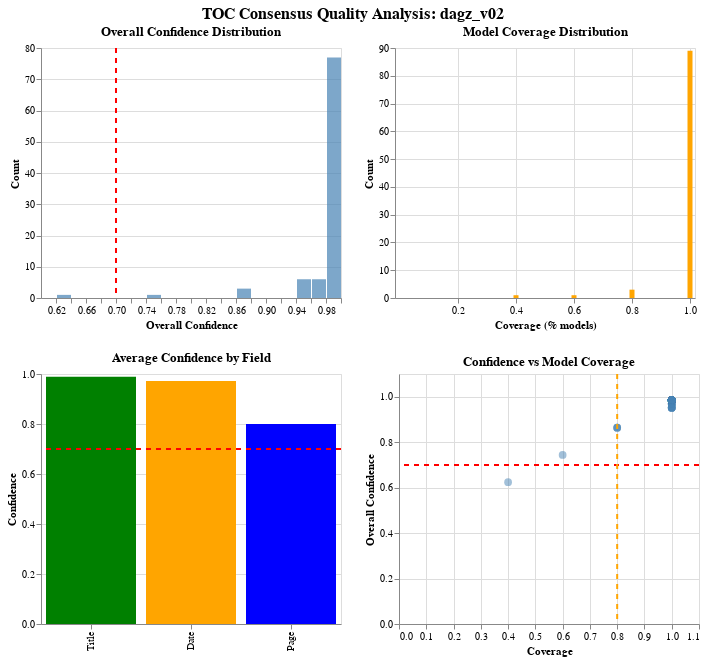

Notebook code for this chart:
### Code cell
import altair as alt
import pandas as pd

# Enable better rendering for large datasets
alt.data_transformers.enable('default', max_rows=None)

# 1. Overall Confidence Distribution (Histogram)
conf_hist = alt.Chart(df).mark_bar(opacity=0.7, color='steelblue').encode(
    x=alt.X('conf_overall:Q', bin=alt.Bin(maxbins=20), title='Overall Confidence'),
    y=alt.Y('count()', title='Count')
).properties(
    width=300,
    height=250,
    title='Overall Confidence Distribution'
)

# Add threshold line
threshold_line = alt.Chart(pd.DataFrame({'threshold': [0.7]})).mark_rule(
    color='red',
    strokeDash=[5, 5],
    size=2
).encode(
    x='threshold:Q'
)

conf_with_threshold = conf_hist + threshold_line

# 2. Coverage Distribution (Bar Chart)
coverage_counts = df['coverage'].value_counts().reset_index()
coverage_counts.columns = ['coverage', 'count']

coverage_bar = alt.Chart(coverage_counts).mark_bar(color='orange').encode(
    x=alt.X('coverage:Q', title='Coverage (% models)', 
            scale=alt.Scale(domain=[0, 1]),
            axis=alt.Axis(values=[0.2, 0.4, 0.6, 0.8, 1.0])),
    y=alt.Y('count:Q', title='Count')
).properties(
    width=300,
    height=250,
    title='Model Coverage Distribution'
)

# 3. Field-Specific Confidence Comparison (Bar Chart)
field_confs = pd.DataFrame({
    'field': ['Title', 'Date', 'Page'],
    'confidence': [
        df['conf_title'].mean(),
        df['conf_date'].mean(),
        df['conf_page'].mean()
    ],
    'color': ['green', 'orange', 'blue']
})

field_bar = alt.Chart(field_confs).mark_bar().encode(
    x=alt.X('field:N', title=None, sort=['Title', 'Date', 'Page']),
    y=alt.Y('confidence:Q', title='Confidence', scale=alt.Scale(domain=[0, 1])),
    color=alt.Color('field:N', scale=alt.Scale(
        domain=['Title', 'Date', 'Page'],
        range=['green', 'orange', 'blue']
    ), legend=None)
).properties(
    width=300,
    height=250,
    title='Average Confidence by Field'
)

# Add threshold line
field_threshold = alt.Chart(pd.DataFrame({'threshold': [0.7]})).mark_rule(
    color='red',
    strokeDash=[5, 5],
    size=2
).encode(
    y='threshold:Q'
)

field_with_threshold = field_bar + field_threshold

# 4. Confidence vs Coverage Scatter
scatter = alt.Chart(df).mark_circle(size=60, opacity=0.5, color='steelblue').encode(
    x=alt.X('coverage:Q', title='Coverage', scale=alt.Scale(domain=[0, 1.05])),
    y=alt.Y('conf_overall:Q', title='Overall Confidence', scale=alt.Scale(domain=[0, 1.05])),
    tooltip=[
        alt.Tooltip('title:N', title='Title'),
        alt.Tooltip('coverage:Q', format='.2f'),
        alt.Tooltip('conf_overall:Q', format='.3f'),
        alt.Tooltip('page:N')
    ]
).properties(
    width=300,
    height=250,
    title='Confidence vs Model Coverage'
)

# Add reference lines
h_line = alt.Chart(pd.DataFrame({'y': [0.7]})).mark_rule(
    color='red',
    strokeDash=[5, 5],
    size=2
).encode(y='y:Q')

v_line = alt.Chart(pd.DataFrame({'x': [0.8]})).mark_rule(
    color='orange',
    strokeDash=[5, 5],
    size=2
).encode(x='x:Q')

scatter_with_lines = scatter + h_line + v_line

# Combine all charts in a 2x2 grid
chart = alt.vconcat(
    alt.hconcat(conf_with_threshold, coverage_bar),
    alt.hconcat(field_with_threshold, scatter_with_lines)
).resolve_scale(
    color='independent'
).properties(
    title=alt.TitleParams(
        text=f'TOC Consensus Quality Analysis: {citekey}',
        fontSize=16,
        anchor='middle'
    )
)

chart

### Figure 1 — Vega-Lite specification as saved in the notebook (floating-point values rounded to 4 significant figures)
{"config": {"view": {"continuousWidth": 300, "continuousHeight": 300}}, "vconcat": [{"hconcat": [{"layer": [{"data": {"name": "data-46a7976c52523038a27a4b62e2d0f9e4"}, "mark": {"type": "bar", "color": "steelblue", "opacity": 0.7}, "encoding": {"x": {"bin": {"maxbins": 20}, "field": "conf_overall", "title": "Overall Confidence", "type": "quantitative"}, "y": {"aggregate": "count", "title": "Count", "type": "quantitative"}}, "title": "Overall Confidence Distribution"}, {"data": {"name": "data-a15f941bd791bcbcd41c3431501f7baf"}, "mark": {"type": "rule", "color": "red", "size": 2, "strokeDash": [5, 5]}, "encoding": {"x": {"field": "threshold", "type": "quantitative"}}}], "height": 250, "width": 300}, {"data": {"name": "data-fbeb4c6848a59697c688012163b9370c"}, "mark": {"type": "bar", "color": "orange"}, "encoding": {"x": {"axis": {"values": [0.2, 0.4, 0.6, 0.8, 1.0]}, "field": "coverage", "scale": {"domain": [0, 1]}, "title": "Coverage (% models)", "type": "quantitative"}, "y": {"field": "count", "title": "Count", "type": "quantitative"}}, "height": 250, "title": "Model Coverage Distribution", "width": 300}]}, {"hconcat": [{"layer": [{"data": {"name": "data-0936b41c4bfe71ed9fc6a459e8534af8"}, "mark": {"type": "bar"}, "encoding": {"color": {"field": "field", "legend": null, "scale": {"domain": ["Title", "Date", "Page"], "range": ["green", "orange", "blue"]}, "type": "nominal"}, "x": {"field": "field", "sort": ["Title", "Date", "Page"], "title": null, "type": "nominal"}, "y": {"field": "confidence", "scale": {"domain": [0, 1]}, "title": "Confidence", "type": "quantitative"}}, "title": "Average Confidence by Field"}, {"data": {"name": "data-a15f941bd791bcbcd41c3431501f7baf"}, "mark": {"type": "rule", "color": "red", "size": 2, "strokeDash": [5, 5]}, "encoding": {"y": {"field": "threshold", "type": "quantitative"}}}], "height": 250, "width": 300}, {"layer": [{"data": {"name": "data-46a7976c52523038a27a4b62e2d0f9e4"}, "mark": {"type": "circle", "color": "steelblue", "opacity": 0.5, "size": 60}, "encoding": {"tooltip": [{"field": "title", "title": "Title", "type": "nominal"}, {"field": "coverage", "format": ".2f", "type": "quantitative"}, {"field": "conf_overall", "format": ".3f", "type": "quantitative"}, {"field": "page", "type": "nominal"}], "x": {"field": "coverage", "scale": {"domain": [0, 1.05]}, "title": "Coverage", "type": "quantitative"}, "y": {"field": "conf_overall", "scale": {"domain": [0, 1.05]}, "title": "Overall Confidence", "type": "quantitative"}}, "title": "Confidence vs Model Coverage"}, {"data": {"name": "data-d8c2e797ac95ec09589de94b8b708b80"}, "mark": {"type": "rule", "color": "red", "size": 2, "strokeDash": [5, 5]}, "encoding": {"y": {"field": "y", "type": "quantitative"}}}, {"data": {"name": "data-0b48c85237fac7598e55238f8421a3da"}, "mark": {"type": "rule", "color": "orange", "size": 2, "strokeDash": [5, 5]}, "encoding": {"x": {"field": "x", "type": "quantitative"}}}], "height": 250, "width": 300}]}], "resolve": {"scale": {"color": "independent"}}, "title": {"text": "TOC Consensus Quality Analysis: dagz_v02", "anchor": "middle", "fontSize": 16}, "$schema": "https://vega.github.io/schema/vega-lite/v6.1.0.json", "datasets": {"data-46a7976c52523038a27a4b62e2d0f9e4": [{"index": 0, "title": "中共中央、国务院关于确保机要文件和档案材料安全的九项规定", "date": "1967-02-17", "page": "2", "num_authors": 0, "num_references": 0, "matched_models": 5, "coverage": 1.0, "conf_title": 1.0, "conf_date": 1.0, "conf_page": 0.8, "conf_overall": 0.984}, {"index": 1, "title": "中共中央办公厅、国务院办公室关于恢复中央档案馆名称和国家档案局的通知", "date": "1979-04-20", "page": "3", "num_authors": 0, "num_references": 0, "matched_models": 5, "coverage": 1.0, "conf_title": 1.0, "conf_date": 0.6, "conf_page": 0.8, "conf_overall": 0.952}, {"index": 2, "title": "中共中央办公厅关于为“档案工作中反党反社会主义黑线”等错案彻底平反的通知", "date": "1979-05-26", "page": "4", "num_authors": 0, "num_references": 0, "matched_models": 5, "coverage": 1.0, "conf_title": 1.0, "conf_date": 1.0, "conf_page": 0.8, "conf_overall": 0.984}, {"index": 3, "title": "中共中央、国务院批转国家档案局关于全国档案工作会议的报告", "date": "1980-02-14", "page": "7", "num_authors": 0, "num_references": 0, "matched_models": 5, "coverage": 1.0, "conf_title": 1.0, "conf_date": 1.0, "conf_page": 0.8, "conf_overall": 0.984}, {"index": 4, "title": "中共中央办公厅、国务院办公厅转发《全国省、市、自治区档案局、馆长座谈会纪要》", "date": "1982-02-09", "page": "14", "num_authors": 0, "num_references": 0, "matched_models": 5, "coverage": 1.0, "conf_title": 1.0, "conf_date": 1.0, "conf_page": 0.8, "conf_overall": 0.984}, {"index": 5, "title": "中共中央办公厅、国务院办公厅转发《全国档案工作会议纪要》", "date": "1983-01-24", "page": "20", "num_authors": 0, "num_references": 0, "matched_models": 5, "coverage": 1.0, "conf_title": 1.0, "conf_date": 1.0, "conf_page": 0.8, "conf_overall": 0.984}, {"index": 6, "title": "国家档案局印发《一九八三年至一九九〇年档案事业发展规划》", "date": "1983-04-13", "page": "27", "num_authors": 0, "num_references": 0, "matched_models": 5, "coverage": 1.0, "conf_title": 0.8, "conf_date": 1.0, "conf_page": 0.8, "conf_overall": 0.968}, {"index": 7, "title": "国家档案局关于印发一九八三年《档案工作基本情况统计年报》的通知", "date": "1983-12-28", "page": "37", "num_authors": 0, "num_references": 0, "matched_models": 5, "coverage": 1.0, "conf_title": 1.0, "conf_date": 1.0, "conf_page": 0.8, "conf_overall": 0.984}, {"index": 8, "title": "国家档案局关于印发《省、自治区、直辖市档案局负责人座谈会纪要》的通知", "date": "1984-08-16", "page": "38", "num_authors": 0, "num_references": 0, "matched_models": 5, "coverage": 1.0, "conf_title": 1.0, "conf_date": 1.0, "conf_page": 0.8, "conf_overall": 0.984}, {"index": 9, "title": "中共中央、国务院批转《关于调整我国档案工作领导体制的请示》的通知", "date": "1985-02-08", "page": "45", "num_authors": 0, "num_references": 0, "matched_models": 5, "coverage": 1.0, "conf_title": 1.0, "conf_date": 1.0, "conf_page": 0.8, "conf_overall": 0.984}, {"index": 10, "title": "国家档案局关于认真贯彻执行中委（1985）29号文件的通知", "date": "1985-03-01", "page": "48", "num_authors": 0, "num_references": 0, "matched_models": 5, "coverage": 1.0, "conf_title": 1.0, "conf_date": 1.0, "conf_page": 0.8, "conf_overall": 0.984}, {"index": 11, "title": "中共中央、国务院批转国家档案局关于处理文化大革命运动中形成的含有冤、假、错案内容的文书材料的意见", "date": "1979-11-03", "page": "52", "num_authors": 0, "num_references": 0, "matched_models": 4, "coverage": 0.8, "conf_title": 1.0, "conf_date": 1.0, "conf_page": 0.8, "conf_overall": 0.864}, {"index": 12, "title": "曾三同志关于中共中央、国务院[1979]81号文件的几点说明", "date": "1980-01-11", "page": "55", "num_authors": 1, "num_references": 0, "matched_models": 5, "coverage": 1.0, "conf_title": 1.0, "conf_date": 1.0, "conf_page": 0.8, "conf_overall": 0.984}, {"index": 13, "title": "国家档案局对在历次政治运动中形成的含有冤、假、错案内容的文书材料处理的复信", "date": "1980-08-21", "page": "58", "num_authors": 0, "num_references": 0, "matched_models": 5, "coverage": 1.0, "conf_title": 1.0, "conf_date": 1.0, "conf_page": 0.8, "conf_overall": 0.984}, {"index": 14, "title": "中共中央纪律检查委员会办公厅、国家档案局对广西区党委纪委关于平反案件档案材料如何清理、保管问题的答复", "date": "1980-11-10", "page": "60", "num_authors": 0, "num_references": 0, "matched_models": 5, "coverage": 1.0, "conf_title": 1.0, "conf_date": 1.0, "conf_page": 0.8, "conf_overall": 0.984}, {"index": 15, "title": "中共中央办公厅、国务院办公厅转发国家档案局《关于“文化大革命”中形成的档案材料处理问题的报告》", "date": "1982-11-05", "page": "62", "num_authors": 0, "num_references": 0, "matched_models": 5, "coverage": 1.0, "conf_title": 1.0, "conf_date": 1.0, "conf_page": 0.8, "conf_overall": 0.984}, {"index": 16, "title": "中共中央办公厅、国务院办公厅转发国家档案局等单位联合调查组《关于“文化大革命”和“两案”审理中形成的档案材料处理问题的报告》", "date": "1983-06-04", "page": "64", "num_authors": 0, "num_references": 0, "matched_models": 5, "coverage": 1.0, "conf_title": 1.0, "conf_date": 1.0, "conf_page": 0.8, "conf_overall": 0.984}, {"index": 17, "title": "国家档案局函送《关于杭州清理鉴定档案工作座谈会议纪要》", "date": "1965-04-29", "page": "70", "num_authors": 0, "num_references": 0, "matched_models": 5, "coverage": 1.0, "conf_title": 1.0, "conf_date": 1.0, "conf_page": 0.8, "conf_overall": 0.984}, {"index": 18, "title": "国家档案局印发《关于林彪、江青反革命集团档案材料整理的几项具体规定》的函", "date": "1980-12-09", "page": "75", "num_authors": 0, "num_references": 0, "matched_models": 5, "coverage": 1.0, "conf_title": 1.0, "conf_date": 1.0, "conf_page": 0.8, "conf_overall": 0.984}, {"index": 19, "title": "国家档案局关于印发文化部电影事业管理局《关于建立、健全故事片艺术档案的通知》的通知", "date": "1981-04-03", "page": "78", "num_authors": 0, "num_references": 0, "matched_models": 5, "coverage": 1.0, "conf_title": 1.0, "conf_date": 1.0, "conf_page": 0.8, "conf_overall": 0.984}, {"index": 20, "title": "国家档案局关于提案档案的整理和划分保管期限问题的复函", "date": "1981-07-07", "page": "87", "num_authors": 0, "num_references": 0, "matched_models": 5, "coverage": 1.0, "conf_title": 1.0, "conf_date": 1.0, "conf_page": 0.8, "conf_overall": 0.984}, {"index": 21, "title": "国家档案局关于“文化大革命”期间省、地、县党政机关档案划分全宗的意见", "date": "1981-07-27", "page": "91", "num_authors": 0, "num_references": 0, "matched_models": 5, "coverage": 1.0, "conf_title": 1.0, "conf_date": 1.0, "conf_page": 0.8, "conf_overall": 0.984}, {"index": 22, "title": "国家档案局关于档案划分全宗问题的复函", "date": "1981-12-11", "page": "93", "num_authors": 0, "num_references": 0, "matched_models": 5, "coverage": 1.0, "conf_title": 1.0, "conf_date": 1.0, "conf_page": 0.8, "conf_overall": 0.984}, {"index": 23, "title": "国家档案局、国家出版事业管理局关于颁发《出版社书稿档案工作暂行规定》的通知", "date": "1981-11-14", "page": "95", "num_authors": 0, "num_references": 0, "matched_models": 5, "coverage": 1.0, "conf_title": 1.0, "conf_date": 1.0, "conf_page": 0.8, "conf_overall": 0.984}, {"index": 24, "title": "国家档案局颁发《关于文书档案保管期限的规定》和《关于不归档的文书材料的规定》的通知", "date": "1983-04-25", "page": "103", "num_authors": 0, "num_references": 0, "matched_models": 5, "coverage": 1.0, "conf_title": 1.0, "conf_date": 1.0, "conf_page": 0.8, "conf_overall": 0.984}, {"index": 25, "title": "中共中央办公厅、国务院办公厅印发《机关档案工作条例》", "date": "1983-04-28", "page": "113", "num_authors": 0, "num_references": 0, "matched_models": 5, "coverage": 1.0, "conf_title": 1.0, "conf_date": 1.0, "conf_page": 0.8, "conf_overall": 0.984}, {"index": 26, "title": "中国地名委员会、国家档案局关于颁发《全国地名档案管理暂行办法》和《地名档案保管期限表》的通知", "date": "1983-05-05", "page": "118", "num_authors": 0, "num_references": 0, "matched_models": 5, "coverage": 1.0, "conf_title": 1.0, "conf_date": 1.0, "conf_page": 0.8, "conf_overall": 0.984}, {"index": 27, "title": "中共中央组织部、国家档案局转发吉林省委组织部、吉林省档案局《关于做好死亡干部档案移交工作的通知》的通知", "date": "1983-07-08", "page": "129", "num_authors": 0, "num_references": 0, "matched_models": 5, "coverage": 1.0, "conf_title": 1.0, "conf_date": 1.0, "conf_page": 0.8, "conf_overall": 0.984}, {"index": 28, "title": "国家档案局、公安部印发“五省、市公安档案管理问题座谈会纪要”的通知", "date": "1983-08-13", "page": "131", "num_authors": 0, "num_references": 0, "matched_models": 5, "coverage": 1.0, "conf_title": 1.0, "conf_date": 1.0, "conf_page": 0.8, "conf_overall": 0.984}, {"index": 29, "title": "公安部、国家档案局关于做好保卫组织档案材料清理、管理工作的通知", "date": "1984-09-17", "page": "134", "num_authors": 0, "num_references": 0, "matched_models": 5, "coverage": 1.0, "conf_title": 1.0, "conf_date": 1.0, "conf_page": 0.8, "conf_overall": 0.984}, {"index": 30, "title": "文化部、国家档案局关于印发《艺术档案工作暂行办法》的通知", "date": "1983-11-09", "page": "137", "num_authors": 0, "num_references": 0, "matched_models": 5, "coverage": 1.0, "conf_title": 1.0, "conf_date": 1.0, "conf_page": 0.8, "conf_overall": 0.984}, {"index": 31, "title": "文化部、国家档案局关于印发《九省市艺术档案工作座谈会纪要》的通知", "date": "1984-08-15", "page": "144", "num_authors": 0, "num_references": 0, "matched_models": 5, "coverage": 1.0, "conf_title": 1.0, "conf_date": 1.0, "conf_page": 0.8, "conf_overall": 0.984}, {"index": 32, "title": "最高人民法院、国家档案局颁发《人民法院诉讼文书立卷归档办法》、《人民法院诉讼档案管理办法》和《关于人民法院诉讼档案保管期限的规定》的通知", "date": "1984-01-04", "page": "149", "num_authors": 0, "num_references": 0, "matched_models": 5, "coverage": 1.0, "conf_title": 1.0, "conf_date": 1.0, "conf_page": 0.8, "conf_overall": 0.984}, {"index": 33, "title": "国家档案局办公室、轻工业部办公厅关于推荐两种圆珠笔油墨用于书写文件的函", "date": "1984-01-24", "page": "169", "num_authors": 0, "num_references": 0, "matched_models": 5, "coverage": 1.0, "conf_title": 1.0, "conf_date": 1.0, "conf_page": 0.8, "conf_overall": 0.984}, {"index": 34, "title": "国家档案局关于加强民主党派档案工作的通知", "date": "1984-03-26", "page": "173", "num_authors": 0, "num_references": 0, "matched_models": 5, "coverage": 1.0, "conf_title": 1.0, "conf_date": 1.0, "conf_page": 0.8, "conf_overall": 0.984}, {"index": 35, "title": "国家档案局关于选票存毁问题的复函", "date": "1984-04-09", "page": "174", "num_authors": 0, "num_references": 0, "matched_models": 5, "coverage": 1.0, "conf_title": 1.0, "conf_date": 1.0, "conf_page": 0.8, "conf_overall": 0.984}, {"index": 36, "title": "财政部、国家档案局关于制发《会计档案管理办法》的通知", "date": "1984-06-01", "page": "176", "num_authors": 0, "num_references": 0, "matched_models": 5, "coverage": 1.0, "conf_title": 1.0, "conf_date": 1.0, "conf_page": 0.8, "conf_overall": 0.984}, {"index": 37, "title": "财政部、国家档案局关于抓紧清理一九六六年以前积存会计档案的通知", "date": "1985-02-18", "page": "186", "num_authors": 0, "num_references": 0, "matched_models": 5, "coverage": 1.0, "conf_title": 1.0, "conf_date": 1.0, "conf_page": 0.8, "conf_overall": 0.984}, {"index": 38, "title": "中指委办公室、国家档案局关于认真做好整党文件材料归档、管理工作的通知", "date": "1984-06-19", "page": "188", "num_authors": 0, "num_references": 0, "matched_models": 5, "coverage": 1.0, "conf_title": 1.0, "conf_date": 1.0, "conf_page": 0.8, "conf_overall": 0.984}, {"index": 39, "title": "国家档案局关于机要业务档案移交问题的复函", "date": "1984-10-20", "page": "191", "num_authors": 0, "num_references": 0, "matched_models": 5, "coverage": 1.0, "conf_title": 1.0, "conf_date": 1.0, "conf_page": 0.8, "conf_overall": 0.984}, {"index": 40, "title": "国家档案局关于省工商联整风反右时个人交心材料处理问题的批复", "date": "1985-02-05", "page": "192", "num_authors": 0, "num_references": 0, "matched_models": 5, "coverage": 1.0, "conf_title": 1.0, "conf_date": 1.0, "conf_page": 0.8, "conf_overall": 0.984}, {"index": 41, "title": "国务院办公厅关于发布《国家行政机关公文处理暂行办法》的通知", "date": "1981-02-27", "page": "195", "num_authors": 0, "num_references": 0, "matched_models": 5, "coverage": 1.0, "conf_title": 1.0, "conf_date": 1.0, "conf_page": 0.8, "conf_overall": 0.984}, {"index": 42, "title": "国家档案局关于认真检查档案馆提供档案利用情况的通知", "date": "1965-03-02", "page": "204", "num_authors": 0, "num_references": 0, "matched_models": 5, "coverage": 1.0, "conf_title": 1.0, "conf_date": 1.0, "conf_page": 0.8, "conf_overall": 0.984}, {"index": 43, "title": "国家档案局关于发送《关于开放历史档案的几点意见》的通知", "date": "1980-03-17", "page": "205", "num_authors": 0, "num_references": 0, "matched_models": 5, "coverage": 1.0, "conf_title": 1.0, "conf_date": 1.0, "conf_page": 0.8, "conf_overall": 0.984}, {"index": 44, "title": "中共中央办公厅、国务院办公厅转发国家档案局《关于开放历史档案问题的报告》", "date": "1982-11-20", "page": "209", "num_authors": 0, "num_references": 0, "matched_models": 5, "coverage": 1.0, "conf_title": 1.0, "conf_date": 1.0, "conf_page": 0.8, "conf_overall": 0.984}, {"index": 45, "title": "国家档案局关于发送《全国省以上档案馆工作会议纪要》的通知", "date": "1980-07-11", "page": "214", "num_authors": 0, "num_references": 0, "matched_models": 5, "coverage": 1.0, "conf_title": 1.0, "conf_date": 1.0, "conf_page": 0.8, "conf_overall": 0.984}, {"index": 46, "title": "国家院办公厅转发《国家档案局关于旧政权档案集中保管的请示》的通知", "date": "1981-03-13", "page": "219", "num_authors": 0, "num_references": 0, "matched_models": 5, "coverage": 1.0, "conf_title": 0.8, "conf_date": 1.0, "conf_page": 0.8, "conf_overall": 0.968}, {"index": 47, "title": "国家档案局关于印发国务院办公厅国办发[1981]20号文件的通知", "date": "1981-03-25", "page": "222", "num_authors": 0, "num_references": 1, "matched_models": 5, "coverage": 1.0, "conf_title": 1.0, "conf_date": 1.0, "conf_page": 0.8, "conf_overall": 0.984}, {"index": 48, "title": "国家档案局关于加强对历史档案资料收集工作的通知", "date": "1981-08-04", "page": "223", "num_authors": 0, "num_references": 0, "matched_models": 5, "coverage": 1.0, "conf_title": 1.0, "conf_date": 1.0, "conf_page": 0.8, "conf_overall": 0.984}, {"index": 49, "title": "中央档案馆、国家档案局关于中央档案馆收集资料范围的通知", "date": "1982-02-13", "page": "225", "num_authors": 0, "num_references": 0, "matched_models": 5, "coverage": 1.0, "conf_title": 1.0, "conf_date": 1.0, "conf_page": 0.8, "conf_overall": 0.984}, {"index": 50, "title": "国家档案局颁发《档案馆工作通则》的通知", "date": "1983-04-26", "page": "226", "num_authors": 0, "num_references": 0, "matched_models": 5, "coverage": 1.0, "conf_title": 1.0, "conf_date": 1.0, "conf_page": 0.8, "conf_overall": 0.984}, {"index": 51, "title": "国家档案局印发《全国历史档案整理出版规划座谈会纪要》", "date": "1983-10-06", "page": "231", "num_authors": 0, "num_references": 0, "matched_models": 5, "coverage": 1.0, "conf_title": 1.0, "conf_date": 1.0, "conf_page": 0.8, "conf_overall": 0.984}, {"index": 52, "title": "国家档案局、中央档案馆关于印发《中央档案馆接收档案的标准》的通知", "date": "1983-12-02", "page": "236", "num_authors": 0, "num_references": 0, "matched_models": 5, "coverage": 1.0, "conf_title": 1.0, "conf_date": 1.0, "conf_page": 0.8, "conf_overall": 0.984}, {"index": 53, "title": "国家档案局、中央档案馆印发《关于对<中央档案馆接收档案的标准>的几点说明》的通知", "date": "1984-05-04", "page": "248", "num_authors": 0, "num_references": 0, "matched_models": 5, "coverage": 1.0, "conf_title": 1.0, "conf_date": 1.0, "conf_page": 0.8, "conf_overall": 0.984}, {"index": 54, "title": "国家档案局关于严格执行历史档案归属管理问题的通知", "date": "1984-08-01", "page": "254", "num_authors": 0, "num_references": 0, "matched_models": 5, "coverage": 1.0, "conf_title": 1.0, "conf_date": 1.0, "conf_page": 0.8, "conf_overall": 0.984}, {"index": 55, "title": "国家档案局、教育部、文化部关于协助编好《中国家谱综合目录》的通知", "date": "1984-11-20", "page": "256", "num_authors": 0, "num_references": 0, "matched_models": 5, "coverage": 1.0, "conf_title": 0.8, "conf_date": 1.0, "conf_page": 0.8, "conf_overall": 0.968}, {"index": 56, "title": "国务院批转全国科学技术档案工作会议的报告", "date": "1980-09-22", "page": "262", "num_authors": 0, "num_references": 0, "matched_models": 5, "coverage": 1.0, "conf_title": 1.0, "conf_date": 1.0, "conf_page": 0.8, "conf_overall": 0.984}, {"index": 57, "title": "国家经委、国家建委、国家科委、国家档案局关于发布《科学技术档案工作条例》的通知", "date": "1980-12-27", "page": "269", "num_authors": 0, "num_references": 0, "matched_models": 5, "coverage": 1.0, "conf_title": 1.0, "conf_date": 1.0, "conf_page": 0.8, "conf_overall": 0.984}, {"index": 58, "title": "国家档案局关于做好下马工程和关停并转企业档案的管理工作的通知", "date": "1981-01-24", "page": "275", "num_authors": 0, "num_references": 0, "matched_models": 5, "coverage": 1.0, "conf_title": 1.0, "conf_date": 1.0, "conf_page": 0.8, "conf_overall": 0.984}, {"index": 59, "title": "国家农委、国家档案局关于加强管理“农业自然资源调查和农业区划”工作档案资料的通知", "date": "1981-03-17", "page": "276", "num_authors": 0, "num_references": 0, "matched_models": 5, "coverage": 1.0, "conf_title": 1.0, "conf_date": 1.0, "conf_page": 0.8, "conf_overall": 0.984}, {"index": 60, "title": "国家经委、国家档案局关于在企业整顿中要注意整顿科技档案工作的通知", "date": "1981-09-23", "page": "278", "num_authors": 0, "num_references": 0, "matched_models": 5, "coverage": 1.0, "conf_title": 1.0, "conf_date": 1.0, "conf_page": 0.8, "conf_overall": 0.984}, {"index": 61, "title": "国家基本建设委员会、国家城市建设总局、国家档案局关于进一步加强城市基本建设档案工作的通知", "date": "1982-01-18", "page": "280", "num_authors": 0, "num_references": 0, "matched_models": 5, "coverage": 1.0, "conf_title": 1.0, "conf_date": 1.0, "conf_page": 0.8, "conf_overall": 0.984}, {"index": 62, "title": "国家档案局印发国家建委《关于颁发“编制基本建设工程竣工图的几项暂行规定”的通知》的通知", "date": "1982-03-02", "page": "282", "num_authors": 0, "num_references": 0, "matched_models": 5, "coverage": 1.0, "conf_title": 1.0, "conf_date": 1.0, "conf_page": 0.8, "conf_overall": 0.984}, {"index": 63, "title": "国家档案局、国家建委、国家农委关于建立村镇建设档案的通知", "date": "1982-03-10", "page": "286", "num_authors": 0, "num_references": 0, "matched_models": 5, "coverage": 1.0, "conf_title": 1.0, "conf_date": 1.0, "conf_page": 0.8, "conf_overall": 0.984}, {"index": 64, "title": "国家科委、国家档案局关于印发上海市科委、上海市档案局《关于做好重大科技成果档案整理、归档工作的通知》的通知", "date": "1982-04-03", "page": "288", "num_authors": 0, "num_references": 0, "matched_models": 5, "coverage": 1.0, "conf_title": 0.8, "conf_date": 1.0, "conf_page": 0.8, "conf_overall": 0.968}, {"index": 65, "title": "教育部、国家档案局转发上海市高等学校科技档案工作的两个材料", "date": "1982-11-05", "page": "291", "num_authors": 0, "num_references": 0, "matched_models": 5, "coverage": 1.0, "conf_title": 1.0, "conf_date": 1.0, "conf_page": 0.8, "conf_overall": 0.984}, {"index": 66, "title": "国家档案局制定的“企业科技档案工作整顿验收要求”", "date": "1983-02-10", "page": "299", "num_authors": 0, "num_references": 0, "matched_models": 5, "coverage": 1.0, "conf_title": 1.0, "conf_date": 1.0, "conf_page": 0.8, "conf_overall": 0.984}, {"index": 67, "title": "国家档案局关于在企业全面整顿中进一步整顿和加强科技档案工作的通知", "date": "1983-02-23", "page": "301", "num_authors": 0, "num_references": 0, "matched_models": 5, "coverage": 1.0, "conf_title": 1.0, "conf_date": 1.0, "conf_page": 0.8, "conf_overall": 0.984}, {"index": 68, "title": "国家档案局关于抓紧整顿企业科技档案工作的通知", "date": "1983-07-12", "page": "302", "num_authors": 0, "num_references": 0, "matched_models": 5, "coverage": 1.0, "conf_title": 1.0, "conf_date": 1.0, "conf_page": 0.8, "conf_overall": 0.984}, {"index": 69, "title": "万里副总理关于引深入津工程档案的讲话", "date": "1983-02-26", "page": "304", "num_authors": 1, "num_references": 0, "matched_models": 5, "coverage": 1.0, "conf_title": 1.0, "conf_date": 1.0, "conf_page": 0.8, "conf_overall": 0.984}, {"index": 70, "title": "农牧渔业部、国家档案局关于加强全国土地资源调查科技档案管理工作的通知", "date": "1984-05-16", "page": "305", "num_authors": 0, "num_references": 0, "matched_models": 5, "coverage": 1.0, "conf_title": 1.0, "conf_date": 1.0, "conf_page": 0.8, "conf_overall": 0.984}, {"index": 71, "title": "国家计划委员会、国家档案局关于做好基本建设项目档案资料管理工作的通知", "date": "1984-06-10", "page": "308", "num_authors": 0, "num_references": 0, "matched_models": 4, "coverage": 0.8, "conf_title": 1.0, "conf_date": 1.0, "conf_page": 0.8, "conf_overall": 0.864}, {"index": 72, "title": "国家南极考察委员会、国家档案局关于加强对南极考察档案资料管理的通知", "date": "1985-04-01", "page": "309", "num_authors": 0, "num_references": 0, "matched_models": 5, "coverage": 1.0, "conf_title": 1.0, "conf_date": 0.8, "conf_page": 0.8, "conf_overall": 0.968}, {"index": 73, "title": "国家档案局关于在社会主义教育运动中结合进行革命历史档案文件收集工作的通知", "date": "1965-03-05", "page": "314", "num_authors": 0, "num_references": 0, "matched_models": 4, "coverage": 0.8, "conf_title": 1.0, "conf_date": 1.0, "conf_page": 0.8, "conf_overall": 0.864}, {"index": 74, "title": "国家档案局、中央档案馆关于注意收集革命历史文件、资料和领袖手稿的通知", "date": "1965-08-13", "page": "315", "num_authors": 0, "num_references": 0, "matched_models": 5, "coverage": 1.0, "conf_title": 0.8, "conf_date": 0.8, "conf_page": 0.8, "conf_overall": 0.952}, {"index": 75, "title": "文化部、国家档案局为贯彻执行“中央宣传部、中央办公厅批转国家档案局关于对革命历史文件、资料保管与使用的几点意见”的通知", "date": "1966-03-05", "page": "316", "num_authors": 0, "num_references": 0, "matched_models": 5, "coverage": 1.0, "conf_title": 1.0, "conf_date": 0.8, "conf_page": 0.8, "conf_overall": 0.968}, {"index": 76, "title": "国务院批转《图书、档案、资料专业干部业务职称暂行规定》的通知", "date": "1981-01-30", "page": "322", "num_authors": 0, "num_references": 0, "matched_models": 5, "coverage": 1.0, "conf_title": 1.0, "conf_date": 1.0, "conf_page": 0.8, "conf_overall": 0.984}, {"index": 77, "title": "国家档案局印发《国家人事局关于贯彻执行国务院颁发的七种业务技术职称暂行规定若干问题的说明的通知》的通知", "date": "1981-03-30", "page": "326", "num_authors": 0, "num_references": 0, "matched_models": 5, "coverage": 1.0, "conf_title": 1.0, "conf_date": 1.0, "conf_page": 0.8, "conf_overall": 0.984}, {"index": 78, "title": "国家档案局关于印发国家人事局《关于统一管理社会科学专业干部业务技术职称评定工作的通知》的通知", "date": "1981-04-09", "page": "335", "num_authors": 0, "num_references": 0, "matched_models": 5, "coverage": 1.0, "conf_title": 1.0, "conf_date": 1.0, "conf_page": 0.8, "conf_overall": 0.984}, {"index": 79, "title": "国家档案局关于印发《不具备规定学历的档案干部评定档案业务职称所需测验科目的规定》（试用稿）的通知", "date": "1982-03-19", "page": "338", "num_authors": 0, "num_references": 0, "matched_models": 5, "coverage": 1.0, "conf_title": 1.0, "conf_date": 1.0, "conf_page": 0.8, "conf_overall": 0.984}, {"index": 80, "title": "国家档案局关于评定档案干部业务职称中两个具体问题的意见", "date": "1983-03-14", "page": "341", "num_authors": 0, "num_references": 0, "matched_models": 5, "coverage": 1.0, "conf_title": 1.0, "conf_date": 1.0, "conf_page": 0.8, "conf_overall": 0.984}, {"index": 81, "title": "国家档案局关于暂不评定兼职档案干部业务职称的通知", "date": "1983-04-26", "page": "343", "num_authors": 0, "num_references": 0, "matched_models": 5, "coverage": 1.0, "conf_title": 1.0, "conf_date": 1.0, "conf_page": 0.8, "conf_overall": 0.984}, {"index": 82, "title": "劳动人事部、国家档案局关于印发《档案专业干部业务职称实施办法》的通知", "date": "1983-05-04", "page": "344", "num_authors": 0, "num_references": 0, "matched_models": 5, "coverage": 1.0, "conf_title": 1.0, "conf_date": 1.0, "conf_page": 0.8, "conf_overall": 0.984}, {"index": 83, "title": "国家档案局关于印发《修复库存模糊破损地质报告专业会议纪要》的通知", "date": "1982-07-29", "page": "354", "num_authors": 0, "num_references": 0, "matched_models": 5, "coverage": 1.0, "conf_title": 1.0, "conf_date": 1.0, "conf_page": 0.8, "conf_overall": 0.984}, {"index": 84, "title": "国家档案局关于复制褪变档案注意事项的通知", "date": "1982-07-30", "page": "362", "num_authors": 0, "num_references": 0, "matched_models": 5, "coverage": 1.0, "conf_title": 1.0, "conf_date": 1.0, "conf_page": 0.8, "conf_overall": 0.984}, {"index": 85, "title": "国家档案局印发《中南五省（区）档案保护技术工作座谈会纪要》的通知", "date": "1983-12-07", "page": "364", "num_authors": 0, "num_references": 0, "matched_models": 5, "coverage": 1.0, "conf_title": 1.0, "conf_date": 1.0, "conf_page": 0.8, "conf_overall": 0.984}, {"index": 86, "title": "财政部、国家档案局关于贯彻全国档案工作会议精神妥善安排好档案馆事业费的通知", "date": "1979-10-08", "page": "370", "num_authors": 0, "num_references": 0, "matched_models": 5, "coverage": 1.0, "conf_title": 1.0, "conf_date": 1.0, "conf_page": 0.8, "conf_overall": 0.984}, {"index": 87, "title": "财政部、国家档案局关于各级档案馆事业费的联合通知", "date": "1980-11-04", "page": "371", "num_authors": 0, "num_references": 0, "matched_models": 5, "coverage": 1.0, "conf_title": 1.0, "conf_date": 1.0, "conf_page": 0.8, "conf_overall": 0.984}, {"index": 88, "title": "国家档案局关于印发《中华人民共和国国家预算收支科目》中有关档案馆经费项目的通知", "date": "1980-11-29", "page": "372", "num_authors": 0, "num_references": 0, "matched_models": 5, "coverage": 1.0, "conf_title": 1.0, "conf_date": 0.6, "conf_page": 0.8, "conf_overall": 0.952}, {"index": 89, "title": "海关总署关于进口缩微设备申请免税问题的复函", "date": "1982-05-05", "page": "373", "num_authors": 0, "num_references": 0, "matched_models": 3, "coverage": 0.6, "conf_title": 1.0, "conf_date": 1.0, "conf_page": 0.8, "conf_overall": 0.744}, {"index": 90, "title": "国家档案局转发《关于免征档案馆库房和工作用房自筹资金建筑税的通知》的通知", "date": "1984-03-02", "page": "377", "num_authors": 0, "num_references": 0, "matched_models": 5, "coverage": 1.0, "conf_title": 1.0, "conf_date": 0.6, "conf_page": 0.8, "conf_overall": 0.952}, {"index": 91, "title": "国家档案局关于转发《关于国家预算内基本建设投资全部由拨款改为贷款的暂行规定》及《1985年国家预算收支科目》有关部分的通知", "date": "1985-01-07", "page": "379", "num_authors": 0, "num_references": 0, "matched_models": 5, "coverage": 1.0, "conf_title": 1.0, "conf_date": 0.6, "conf_page": 0.8, "conf_overall": 0.952}, {"index": 92, "title": "劳动人事部、国家档案局关于颁布《地方各级档案馆人员编制标准》(试行)的通知", "date": "1985-01-07", "page": "380", "num_authors": 0, "num_references": 0, "matched_models": 2, "coverage": 0.4, "conf_title": 1.0, "conf_date": 1.0, "conf_page": 0.8, "conf_overall": 0.624}, {"index": 93, "title": "财政部、国家档案局关于档案馆库房维修设备专款问题的批复", "date": "1985-04-01", "page": "388", "num_authors": 0, "num_references": 0, "matched_models": 5, "coverage": 1.0, "conf_title": 1.0, "conf_date": 0.6, "conf_page": 0.8, "conf_overall": 0.952}], "data-a15f941bd791bcbcd41c3431501f7baf": [{"threshold": 0.7}], "data-fbeb4c6848a59697c688012163b9370c": [{"coverage": 1.0, "count": 89}, {"coverage": 0.8, "count": 3}, {"coverage": 0.6, "count": 1}, {"coverage": 0.4, "count": 1}], "data-0936b41c4bfe71ed9fc6a459e8534af8": [{"field": "Title", "confidence": 0.9894, "color": "green"}, {"field": "Date", "confidence": 0.9723, "color": "orange"}, {"field": "Page", "confidence": 0.8, "color": "blue"}], "data-d8c2e797ac95ec09589de94b8b708b80": [{"y": 0.7}], "data-0b48c85237fac7598e55238f8421a3da": [{"x": 0.8}]}}
